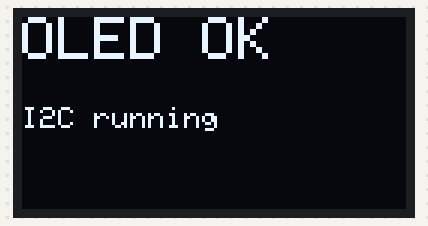
Simulated run of this sketch. Board: ESP32. Parts: 128×64 one-colour display. What the sketch prints to the serial monitor is not drawn.

Above: at 0.4 s.

The sketch:

OLED_check.ino
```cpp
#include <Arduino.h>
#include <Wire.h>
#include <Adafruit_GFX.h>
#include <Adafruit_SSD1306.h>

#define SCREEN_WIDTH 128
#define SCREEN_HEIGHT 64
Adafruit_SSD1306 display(SCREEN_WIDTH, SCREEN_HEIGHT, &Wire, -1);

void setup() {
  Serial.begin(115200);
  delay(200);

  // I2C Start
  Wire.begin(22, 21);
  delay(100);

  Serial.println("Starting OLED...");

  // SSD1306 versuchen (0x3C oder 0x3D)
  if (!display.begin(SSD1306_SWITCHCAPVCC, 0x3C)) {
    Serial.println("OLED nicht auf 0x3C gefunden. Probiere 0x3D...");
    if (!display.begin(SSD1306_SWITCHCAPVCC, 0x3D)) {
      Serial.println("Kein OLED gefunden! Checke Kabel / Adresse.");
      while (true) delay(1000);
    }
  }

  // Display löschen
  display.clearDisplay();
  display.setTextColor(SSD1306_WHITE);

  // Testtext
  display.setTextSize(2);
  display.setCursor(0, 0);
  display.println("OLED OK");

  display.setTextSize(1);
  display.setCursor(0, 30);
  display.println("I2C running");

  display.display();
}

void loop() {}
```
